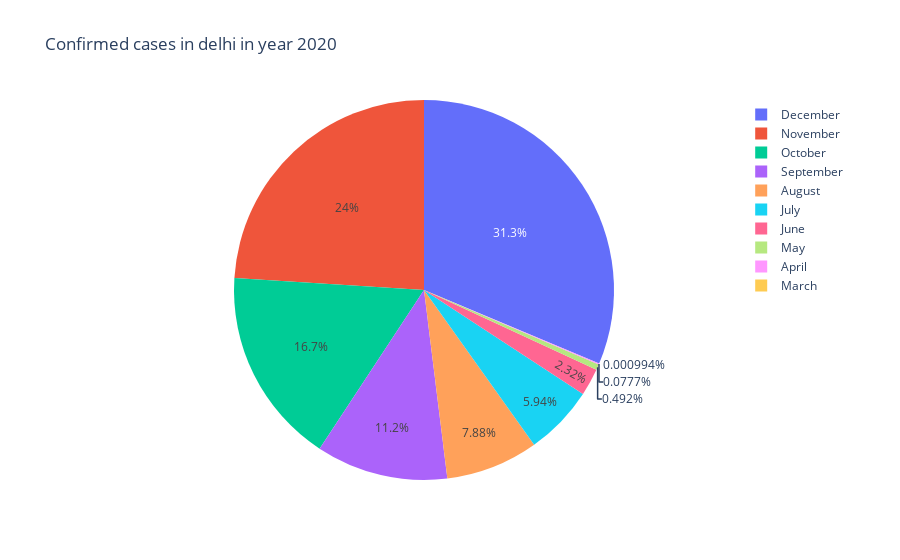

The notebook cell this image was saved under:
### Code cell
fig=px.pie(delhi,values='Confirmed',names='month',title="Confirmed cases in delhi in year 2020")
fig.show()

### Figure 1 — Plotly figure (JSON) as saved in the notebook; plotly's stock layout.template omitted (floating-point values rounded to 4 significant figures; data arrays with more than 128 entries replaced by an {"elided": "..."} marker saying what was removed)
{"data": [{"domain": {"x": [0, 1], "y": [0, 1]}, "hovertemplate": "month=%{label}<br>Confirmed=%{value}<extra></extra>", "labels": {"elided": "305 str values"}, "legendgroup": "", "name": "", "showlegend": true, "type": "pie", "values": {"elided": "305 int values"}}], "layout": {"legend": {"tracegroupgap": 0}, "title": {"text": "Confirmed cases in delhi in year 2020"}}}
